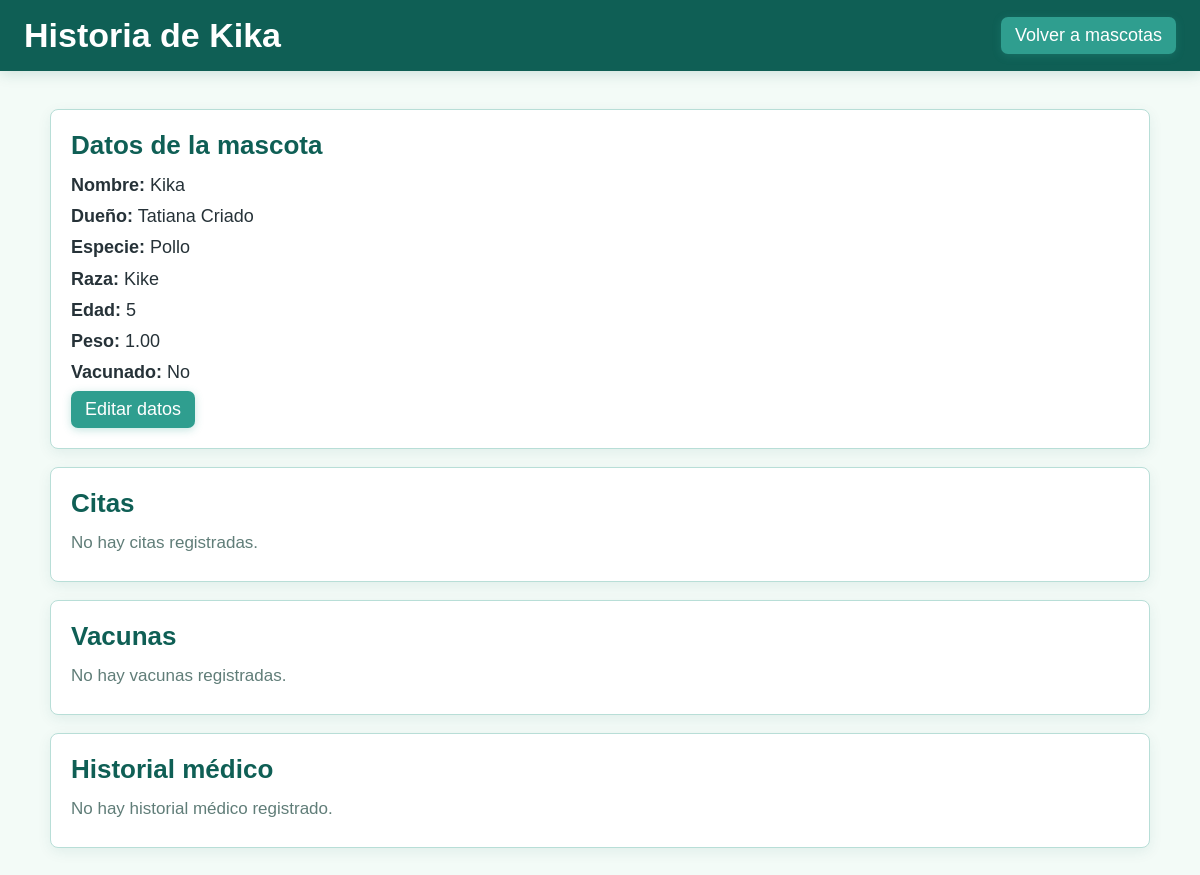
The app's page /pets/mascotas/2/historia/, older data.
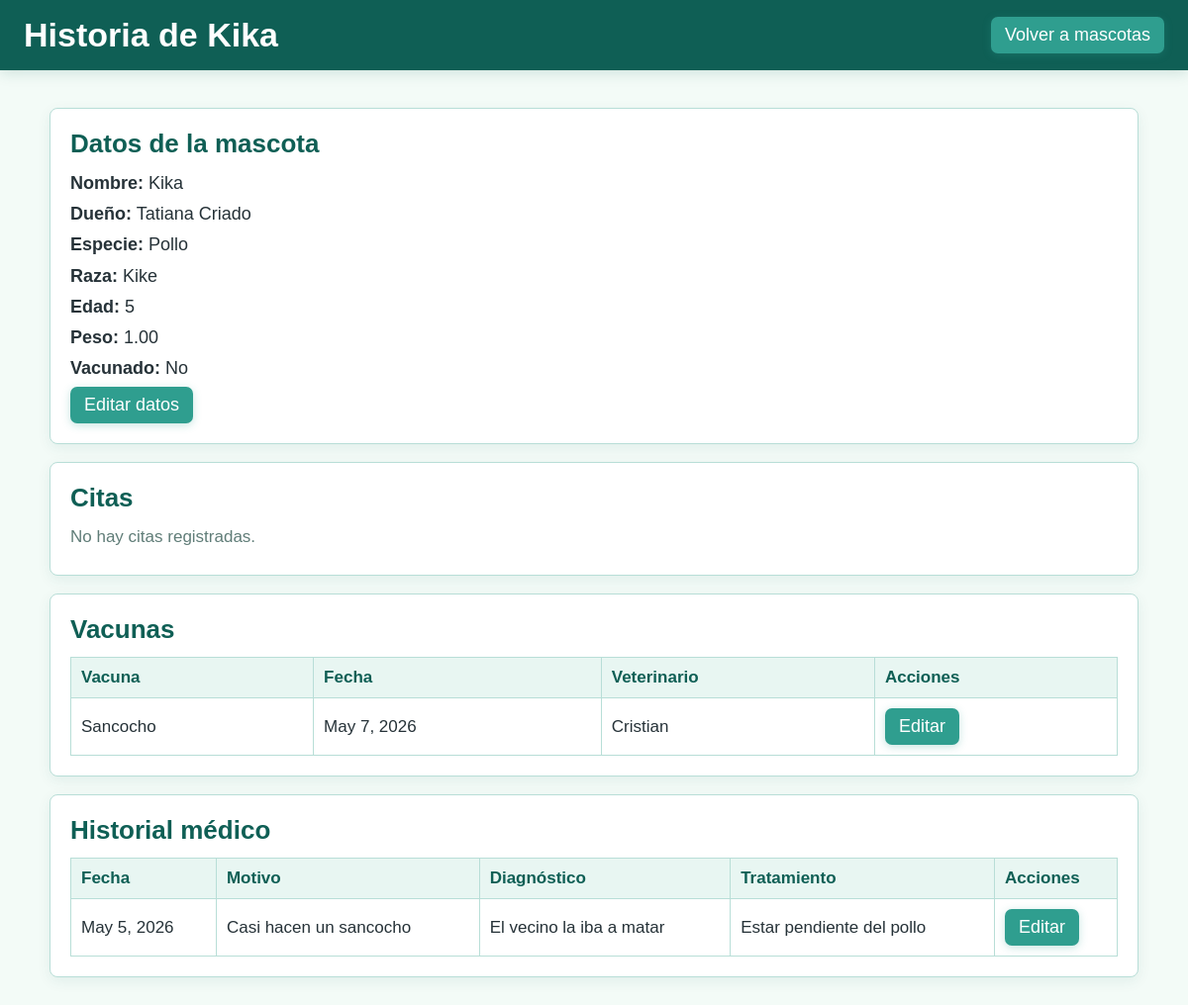
The same page, newer data.
### Aplicaciones/pets/models.py (models this page shows, shortened)
class Mascota(models.Model):
    dueño = models.ForeignKey(Dueño, on_delete=models.CASCADE, related_name='mascotas')
    nombre = models.CharField(max_length=100)
    especie = models.CharField(max_length=50)
    raza = models.CharField(max_length=50)
    edad = models.PositiveIntegerField()
    fecha_nacimiento = models.DateField(blank=True, null=True)
    peso = models.DecimalField(max_digits=5, decimal_places=2, blank=True, null=True)
    vacunado = models.BooleanField(default=False)

class Dueño(models.Model):
    nombre = models.CharField(max_length=100)
    telefono = models.CharField(max_length=20)
    direccion = models.CharField(max_length=200, blank=True, null=True)
    email = models.EmailField(blank=True, null=True)

class Vacuna(models.Model):
    mascota = models.ForeignKey(Mascota, on_delete=models.CASCADE)
    nombre_vacuna = models.CharField(max_length=100)
    fecha_aplicacion = models.DateField()
    veterinario = models.CharField(max_length=100)

class HistorialMedico(models.Model):
    mascota = models.ForeignKey(Mascota, on_delete=models.CASCADE, related_name='historiales_medicos')
    alergias = models.TextField(blank=True)
    fecha_visita = models.DateField()
    motivo_visita = models.CharField(max_length=200)
    diagnostico = models.TextField()
    tratamiento = models.TextField()

### Aplicaciones/pets/views.py (the view)
# urls.py: path('mascotas/<int:id_mascota>/historia/', views.historia_mascota),
def historia_mascota(request, id_mascota):
    mascota = models.Mascota.objects.get(pk=id_mascota)
    citas = veterinary_models.Cita.objects.select_related('cliente', 'mascota').filter(
        mascota=mascota,
    ).order_by('-fecha_cita', '-hora_cita')
    data = {
        'titlePage': f'Historia de {mascota.nombre}',
        'titulo': f'Historia de {mascota.nombre}',
        'mascota': mascota,
        'citas': citas,
        'vacunas': models.Vacuna.objects.filter(mascota=mascota).order_by('-fecha_aplicacion'),
        'historiales': models.HistorialMedico.objects.filter(mascota=mascota).order_by('-fecha_visita'),
    }
    return render(request, 'pets-historia.html', data)

### Aplicaciones/pets/templates/pets-historia.html (shortened to what this page needs)
<!DOCTYPE html>
<html lang="es">
<head>
</head>
<body>
    <header>
        <div class="header-content">
            <h1>{{ titulo }}</h1>
            <a href="/pets/"><button type="button">Volver a mascotas</button></a>
        </div>
    </header>
    <main>
        <section class="panel">
            <h2>Datos de la mascota</h2>
            <p><strong>Nombre:</strong> {{ mascota.nombre }}</p>
            <p><strong>Dueño:</strong> {{ mascota.dueño.nombre }}</p>
            <p><strong>Especie:</strong> {{ mascota.especie }}</p>
            <p><strong>Raza:</strong> {{ mascota.raza }}</p>
            <p><strong>Edad:</strong> {{ mascota.edad }}</p>
            <p><strong>Peso:</strong> {{ mascota.peso }}</p>
            <p><strong>Vacunado:</strong>
                {% if mascota.vacunado %}
                    Sí
                {% else %}
                    No
                {% endif %}
            </p>
            <a href="/pets/mascotas/{{ mascota.id }}/editar/"><button type="button">Editar datos</button></a>
        </section>
        <section class="panel">
            <h2>Citas</h2>
            {% if citas %}
                <table>
                    <tr>
                        <th>Fecha</th>
                        <th>Hora</th>
                        <th>Tipo</th>
                        <th>Síntomas</th>
                        <th>Estado</th>
                    </tr>
                    {% for cita in citas %}
                    <tr>
                        <td>{{ cita.fecha_cita }}</td>
                        <td>{{ cita.hora_cita }}</td>
                        <td>{{ cita.tipo }}</td>
                        <td>{{ cita.sintomas|default:"Sin síntomas registrados" }}</td>
                        <td>{{ cita.estado }}</td>
                    </tr>
                    {% endfor %}
                </table>
            {% else %}
                <p class="empty">No hay citas registradas.</p>
            {% endif %}
        </section>
        <section class="panel">
            <h2>Vacunas</h2>
            {% if vacunas %}
                <table>
                    <tr>
                        <th>Vacuna</th>
                        <th>Fecha</th>
                        <th>Veterinario</th>
                        <th>Acciones</th>
                    </tr>
                    {% for vacuna in vacunas %}
                    <tr>
                        <td>{{ vacuna.nombre_vacuna }}</td>
                        <td>{{ vacuna.fecha_aplicacion }}</td>
                        <td>{{ vacuna.veterinario }}</td>
                        <td><a href="/pets/vacunas/{{ vacuna.id }}/editar/"><button type="button">Editar</button></a></td>
                    </tr>
                    {% endfor %}
                </table>
            {% else %}
                <p class="empty">No hay vacunas registradas.</p>
            {% endif %}
        </section>
        <section class="panel">
            <h2>Historial médico</h2>
            {% if historiales %}
                <table>
                    <tr>
                        <th>Fecha</th>
                        <th>Motivo</th>
                        <th>Diagnóstico</th>
                        <th>Tratamiento</th>
                        <th>Acciones</th>
                    </tr>
                    {% for historial in historiales %}
                    <tr>
                        <td>{{ historial.fecha_visita }}</td>
                        <td>{{ historial.motivo_visita }}</td>
                        <td>{{ historial.diagnostico }}</td>
                        <td>{{ historial.tratamiento }}</td>
                        <td><a href="/pets/historiales/{{ historial.id }}/editar/"><button type="button">Editar</button></a></td>
                    </tr>
                    {% endfor %}
                </table>
            {% else %}
                <p class="empty">No hay historial médico registrado.</p>
            {% endif %}
        </section>
    </main>
</body>
</html>

### Aplicaciones/pets/templates/pets-historia.html (style rules this page uses)
body { margin: 0; font-family: Arial, sans-serif; background-color: #f3fbf7; color: #263238; text-align: center; }
header { background: #0f5f55; padding: 1rem 0; box-shadow: 0 2px 14px rgba(15,95,85,0.18); }
.header-content { max-width: 1200px; margin: 0 auto; display: flex; align-items: center; justify-content: space-between; padding: 0 24px; }
h1 { margin: 0; font-size: 34px; color: #ffffff; }
main { max-width: 1100px; margin: 0 auto; padding: 38px 24px; }
.panel { background: #ffffff; border: 1px solid #b8ded7; border-radius: 8px; padding: 20px; margin-bottom: 18px; text-align: left; box-shadow: 0 4px 14px rgba(15,95,85,0.08); }
.panel h2 { margin: 0 0 12px; color: #0f5f55; font-size: 26px; }
p { font-size: 18px; line-height: 1.4; margin: 6px 0; }
table { width: 100%; border-collapse: collapse; margin-top: 12px; background: #ffffff; }
th, td { border: 1px solid #b8ded7; padding: 10px; font-size: 17px; text-align: left; }
th { background: #e8f6f2; color: #0f5f55; }
button { padding: 8px 14px; border-radius: 7px; border: none; background-color: #2f9e8f; color: white; font-size: 18px; cursor: pointer; box-shadow: 0 2px 8px rgba(47,158,143,0.28); }
a { text-decoration: none; }
.empty { color: #607d78; font-size: 17px; }

Row changes from the older to the newer data that the page shows:
added Vacuna: nombre_vacuna "Sancocho", fecha_aplicacion "May 7, 2026", veterinario "Cristian"
added HistorialMedico: fecha_visita "May 5, 2026", motivo_visita "Casi hacen un sancocho", diagnostico "El vecino la iba a matar", tratamiento "Estar pendiente del pollo"
Text that changed along with them:
text no longer shown: "No hay vacunas registradas. No hay historial médico registrado."
text now shown: "Vacuna Fecha Veterinario Acciones Fecha Motivo Diagnóstico Tratamiento Acciones"
